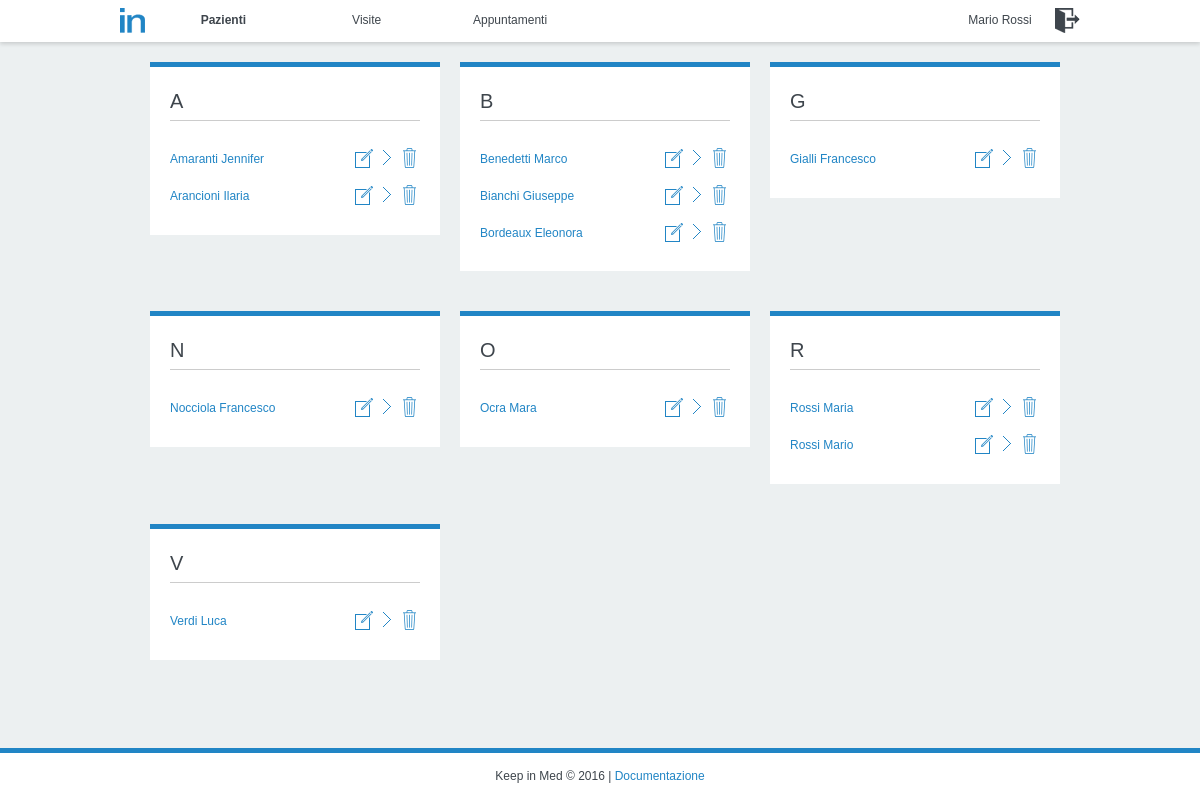
Page /php/patients.php (signed in) on the committed database.
### tables this page shows
CREATE TABLE `Patient` (
  `CodFiscale` varchar(16) NOT NULL,
  `Password` varchar(40) NOT NULL,
  `Name` varchar(40) NOT NULL,
  `Surname` varchar(40) NOT NULL,
  `Email` varchar(40) NOT NULL,
  `Phone` varchar(40) NOT NULL,
  `Birthday` date NOT NULL,
  `Gender` varchar(1) NOT NULL,
  `Address` varchar(50) DEFAULT NULL,
  `City` varchar(40) DEFAULT NULL,
  `Province` varchar(40) DEFAULT NULL,
  `Region` varchar(50) DEFAULT NULL,
  `CAP` int(5) DEFAULT NULL,
  PRIMARY KEY (`CodFiscale`)
);

### php/patients.php (called while the page is built, shortened)
<?php
do_html_header('Pazienti', 'patients');
do_html_patients();
do_html_footer();
?>

### php/functions/output_fns.php (the view, shortened to what this page needs)
<?php
function do_html_header($title='',$id=''){
?>
<!DOCTYPE HTML PUBLIC "-//W3C//DTD HTML 4.01//EN" "http://www.w3.org/TR/html4/strict.dtd">
<html lang="it">
<head>
	<link rel="stylesheet" type="text/css" href="<?php echo BASE_URL; ?>/css/<?php echo $id; ?>.css">
    <?php if($id!='login'){
		echo '<link rel="stylesheet" type="text/css" href="'.BASE_URL.'/css/menu.css">';
	}?>
</head>
<body id='<?php echo $id; ?>'>
<?php if($id!='login') do_html_menu();?>
    <div id='content'>
<?php
}
function do_html_footer(){
?>
	</div>
    <div id='footer'>
        <p>Keep in Med &copy; <?php echo date('Y'); ?> | <a href="<?php echo BASE_URL; ?>/html/documentation.html" title="Documentazione">Documentazione</a></p>
    </div>
</body>
</html>
<?php
}
?>
<?php
function do_html_menu(){
?>
        <div id="menu">
            <div id="menu-content">
                <ul id="navigation-left">
                    <li class="dashboard"><a href="dashboard.php" title="Dashboard"><span>Dashboard</span></a></li>
                    <?php if($_SESSION['auth']==1){ ?>
                    <li class="patients" title="Pazienti"><a href="patients.php">Pazienti</a></li>
                    <li class="visits"><a href="visits.php" title="Visite">Visite</a></li>
                    <li class="appointments"><a href="appointments.php" title="Appuntamenti">Appuntamenti</a></li>
                    <?php }?>
                </ul>
                <ul id="navigation-right">
                    <li class="profile <?php if($_GET['codfiscale']==$_SESSION['codfiscale']) echo 'active'; ?>"><a href="view_profile.php?codfiscale=<?php echo $_SESSION['codfiscale']; ?>" title="Profilo"><?php echo $_SESSION['name'].' '.$_SESSION['surname'] ?></a></li>
                    <li class="logout"><a href="javascript: void(0);" onclick="modalWindow=new Modal('logout','',260);" title="Esci"><span>Esci</span></a></li>
                </ul>
            </div>
        </div>
<?php
}
?>
<?php
function do_html_patients(){
$letters = range('A', 'Z');
$conn=db_connect();
$i=0;
foreach($letters as $letter){
	$result=$conn->query("SELECT Surname, Name, CodFiscale
				  FROM Patient
				  WHERE Surname LIKE '$letter%'
				  ORDER BY Surname ASC");
	if($result->num_rows!=0){ ?>
		<?php if($i%3==0) echo'<div class="column clear">';
        else echo '<div class="column">'; ?>
        <div class="box">
        	<h2><?php echo $letter; ?></h2>
            <?php for(;$row=$result->fetch_assoc();){ ?>
                <p>
                <a href="view_profile.php?codfiscale=<?php echo $row['CodFiscale']; ?>" title="Dettagli Paziente"><?php echo $row['Surname'].' '.$row['Name']; ?></a>
                <a href="javascript: void(0)" onclick="modalWindow=new Modal('delete_patient',{'codfiscale':'<?php echo $row['CodFiscale']; ?>'},260);" class="delete" title="Elimina Paziente"><span>Elimina Paziente</span></a>
                <a href="javascript: void(0)" onclick="modalWindow=new Modal('add_visit',{'codfiscale':'<?php echo $row['CodFiscale']; ?>'});" class="handle" title="Effettua una Visita"><span>Effettua una Visita</span></a>
                <a href="javascript: void(0)" onclick="modalWindow=new Modal('add_appointment',{'codfiscale':'<?php echo $row['CodFiscale']; ?>'});" class="modify" title="Aggiungi Appuntamento"><span>Aggiungi Appuntamento</span></a>
                </p>
            <?php } ?>
        </div>
        </div>
	<?php
		$i++;
      }
}
}
?>

### css/patients.css (style rules this page uses)
#patients .column { width: 250px; margin: 0 30px; }
#patients .box h2 { display: block; margin-bottom: 20px; padding-bottom: 5px; border-bottom: 1px solid #ccc; }
#patients .box .modify, #patients .box .delete, #patients .box .handle, #patients .box #patients .refresh, #patients .box .add { margin: -3px 0 0 3px; }

### css/menu.css (style rules this page uses)
#menu { background: #fff; width: 100%; height: 42px; box-shadow: 0 2px 4px 0 rgba(0, 0, 0, 0.15); position:fixed; top: 0; display: block; text-align: center; }
#menu-content { width: 960px; margin: 0 auto; height: 100%; overflow: hidden; }
#menu-content a { color: #3e454c; text-decoration: none; }
ul#navigation-left { float: left; }
ul#navigation-left li { margin-right:10px; width:130px; }
ul#navigation-right { float: right; }
ul#navigation-right li { margin-left: 20px; width: auto; }
#menu-content li { list-style: none; display: inline; display: inline-block; text-align: center; padding: 8px 0 0 0; height: 42px; }
#menu-content li a { display: inline-block; height: 30px; }
#menu-content li.active a { font-weight: bold; border-bottom: 2px solid #2185c5; }
#menu-content li.dashboard, #menu-content li.logout { width: auto; }
#menu-content li.dashboard a { display: inline-block; background: transparent url('../images/icons/logo.png') no-repeat; width: 25px; height: 25px; vertical-align: middle; }
#menu-content li.logout a { display: inline-block; background: transparent url('../images/icons/logout.png') no-repeat; width: 25px; height: 25px; vertical-align: middle; }

### css/general.css (style rules this page uses)
html, body { background: #ecf0f1; font-family: sans-serif; font-weight: normal; font-size: 12px; color: #3e454c; min-height: auto; cursor: default; }
body { visibility: hidden; }
body { display:inline-block; }
body:after { content: " "; display: block; height: 0; clear: both; overflow: hidden; visibility: hidden; }
body { display:block; }
a { cursor: pointer; color: #2185c5; text-decoration: none; }
p { padding: 10px 0; }
h2 { font-size: 20px; }
#content { display:inline-block; }
#content:after { content: " "; display: block; height: 0; clear: both; overflow: hidden; visibility: hidden; }
#content { display:block; margin: 0 auto; padding: 0; width: 960px; }
#footer { background: #fff; border-top: 5px solid #2185c5; width: 100%; margin: 0 auto; padding: 5px 0; position: relative; display: block; text-align: center; }
.clear { clear: both; }
.column { margin: 0 40px; background: transparent; display:inline-block; float:left; width:400px; height:auto; }
.box { margin: 20px 0; padding: 20px; background:#fff; display:inline-block; float:left; width:100%; height:auto; border-top:5px solid #2185c5; }
.box h2 { font-size: 20px; padding-bottom: 30px; display: inline-block; }
.box .modify, .box .delete, .box .handle, .box .refresh, .box .add, .box .download { margin: 0 0 0 10px; display:block; float:right; width: 20px; height: 20px; overflow: hidden; }
.box .modify { background: transparent url('../images/icons/modify.png') no-repeat; }
.box .delete { background: transparent url('../images/icons/delete.png') no-repeat; }
.box .handle { background: transparent url('../images/icons/handle.png') no-repeat; margin: 0 0 0 5px; }

### rows in the picture
patient: Surname "Amaranti", Name "Jennifer"
patient: Surname "Arancioni", Name "Ilaria"
patient: Surname "Benedetti", Name "Marco"
patient: Surname "Bianchi", Name "Giuseppe"
patient: Surname "Bordeaux", Name "Eleonora"
patient: Surname "Gialli", Name "Francesco"
patient: Surname "Nocciola", Name "Francesco"
patient: Surname "Ocra", Name "Mara"
patient: Surname "Rossi", Name "Maria"
patient: Surname "Rossi", Name "Mario"
patient: Surname "Verdi", Name "Luca"

### other values in the picture
$_SESSION['name'] "Mario"
$_SESSION['surname'] "Rossi"
$letter "A"
$letter "B"
$letter "G"
$letter "N"
$letter "O"
$letter "R"
$letter "V"
